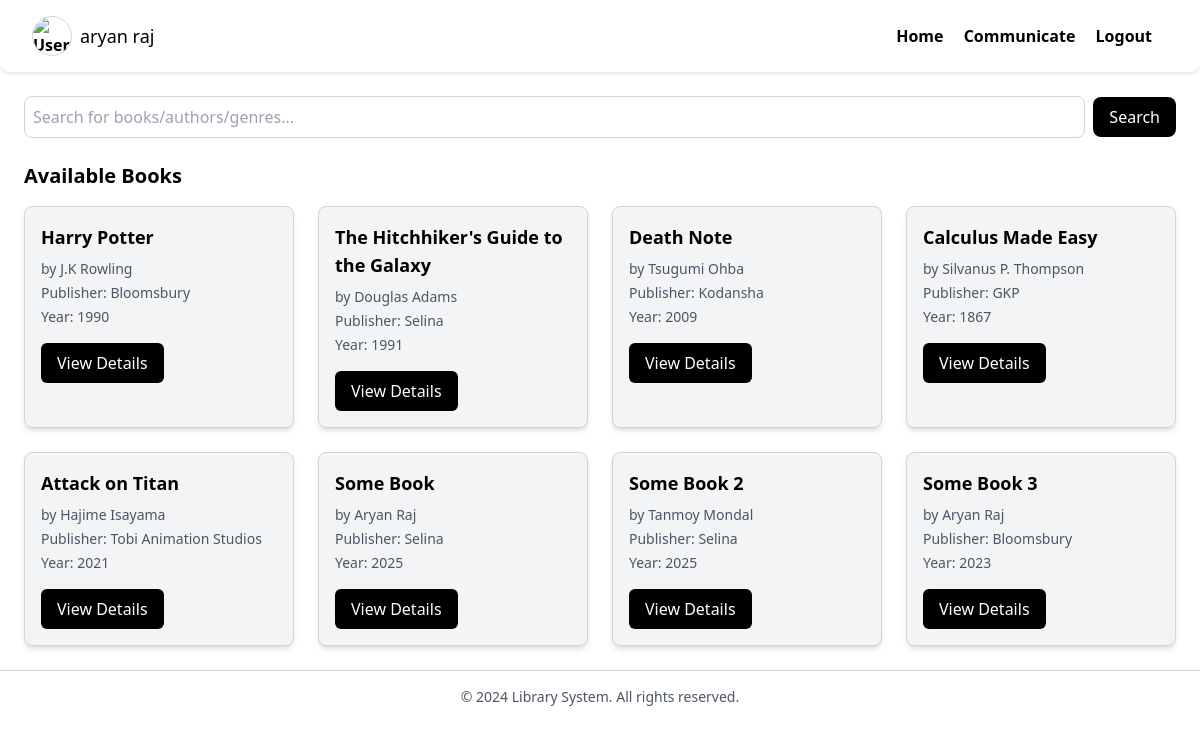
Before: /home (signed in) with the older database file.
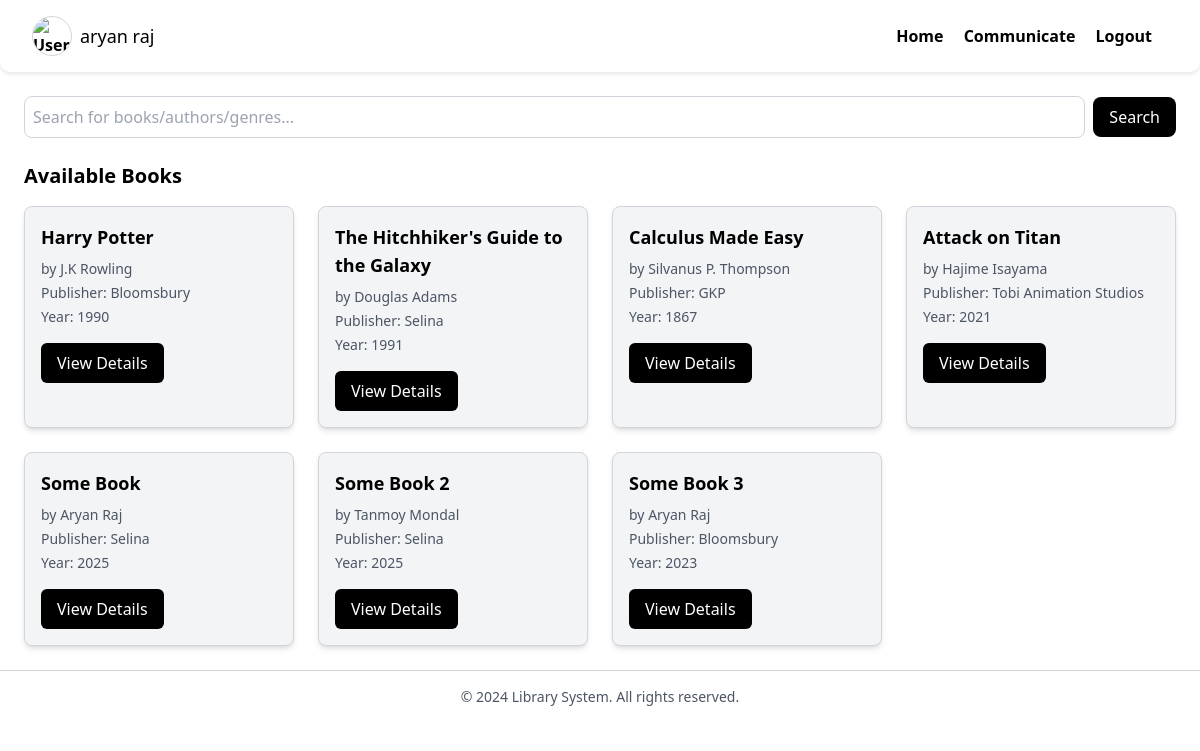
After: the same page with the newer database file.
### models.py (models this page shows)
class User(Base):
    __tablename__ = 'user'
    id = Column(Integer, index=True, primary_key=True)
    username = Column(String(50), unique=True,nullable=False)
    password = Column(String,nullable=False)
    role = Column(Enum(Role),nullable=False)

class Book(Base):
    __tablename__ = 'book'
    id = Column(Integer, primary_key=True, index=True)
    book_name = Column(String,nullable=False)
    author = Column(String,nullable=False)
    available = Column(Boolean,nullable=False)
    return_date = Column(Date,nullable=True)
    genre = Column(String)
    description = Column(String)
    language = Column(String)
    publisher = Column(String,nullable=True)
    publishing_year = Column(Integer,nullable=True)
    cover_image = Column(LargeBinary,nullable=True)

### user_routers/user_home_page.py (the view)
@router.get('/home')
async def home_page(request:Request, db:db_conn, q:Optional[str]=None):
    user_token = getattr(request.state,'user')
    user_lib_books = db.query(Book).all()
    user = db.query(User).filter(User.id==user_token['id']).first()
    if q is not None:
        books=db.query(Book).all()
        results = []
        for book in books:
            if not book.publisher:
                book.publisher = '52fe088583e4a8bf3dee'
            if book.publishing_year is None:
                book.publishing_year = '52fe088583e4a8bf3dee'
            if q.isdigit():
                if q == str(book.publishing_year):
                    results.append(book)
                    continue
            elif q.lower() in book.book_name.lower() or q.lower() in book.author.lower() or q.lower() in book.genre.lower() or q.lower() in book.publisher.lower() or q.lower() in book.language.lower():
                results.append(book)
            else:
                continue
        user_lib_books = results
        return templates.TemplateResponse('home-page.html',context=
                                        {'request':request,
                                         'books':user_lib_books,
                                         'user':user})
    return templates.TemplateResponse('home-page.html',context={
        'request':request,'user':user,'books':user_lib_books
    })

### templates/home-page.html (shortened to what this page needs)
<!DOCTYPE html>
<html lang="en">
<head>
    <script src="https://cdn.tailwindcss.com"></script>
</head>
<body class="min-h-screen bg-white text-black">
    {% include "navbar.html" %}
    <main class="p-6">
        <div class="mb-6">
            <form action="/home" method="GET" class="flex items-center space-x-2">
                <input
                    type="text"
                    name="q"
                    placeholder="Search for books/authors/genres..."
                    class="w-full p-2 border border-gray-300 rounded-lg focus:outline-none focus:ring-2 focus:ring-gray-500"
                    required>
                <button
                    type="submit"
                    class="px-4 py-2 text-white bg-black rounded-lg hover:bg-gray-800 transition">
                    Search
                </button>
            </form>
        </div>
        <h2 class="text-xl font-semibold mb-4">Available Books</h2>
        <div class="grid grid-cols-1 sm:grid-cols-2 lg:grid-cols-4 gap-6">
            {% for book in books %}
            <div class="bg-gray-100 border border-gray-300 p-4 rounded-lg shadow-md transition-transform transform hover:scale-105">
                <h3 class="text-lg font-semibold mb-2">{{ book.book_name }}</h3>
                <p class="text-sm text-gray-600 mb-1">by {{ book.author }}</p>
                <p class="text-sm text-gray-600 mb-1">{%if book.publisher%}Publisher: {{ book.publisher }}{% endif %}</p>
                <p class="text-sm text-gray-600 mb-4">{%if book.publishing_year%}Year: {{ book.publishing_year }}{% endif %}</p>
                <a href="/books/{{ book.id }}"
                   class="inline-block px-4 py-2 text-white bg-black rounded-md hover:bg-gray-800 transition">
                    View Details
                </a>
            </div>
            {% endfor %}
        </div>
    </main>
    <footer class="text-center py-4 border-t border-gray-300">
        <p class="text-sm text-gray-600">&copy; 2024 Library System. All rights reserved.</p>
    </footer>
</body>
</html>

### templates/navbar.html (shortened to what this page needs)
</head>
<body class="bg-white text-black">
<nav>
    <a href="/profile" class="flex items-center space-x-2 group">
        <img src="/users/{{ user.id }}/profile-image"
                alt="User Profile"
                class="w-10 h-10 rounded-full border border-gray-300 group-hover:ring-2 group-hover:ring-gray-500 transition">
        <span class="text-lg font-medium group-hover:underline">{{ user.username }}</span>
    </a>
    <div id="menu">
        <a href="/home">Home</a>
        <a href="/comms-query-page">Communicate</a>
        <a href="/auth/logout">Logout</a>
    </div>
</nav>

### templates/navbar.html (style rules this page uses)
nav { background-color: #ffffff; padding: 1rem 2rem; display: flex; justify-content: space-between; align-items: center; position: sticky; top: 0; z-index: 1000; border-radius: 0 0 10px 10px; box-shadow: 0 2px 4px rgba(0, 0, 0, 0.1); transition: all 0.3s ease-in-out; }
nav a { text-decoration: none; margin-right: 1rem; color: #000000; font-weight: bold; transition: color 0.3s ease-in-out; }

Changed rows visible on the page:
removed Book: book_name "Death Note", author "Tsugumi Ohba", publisher "Kodansha", publishing_year "2009"
